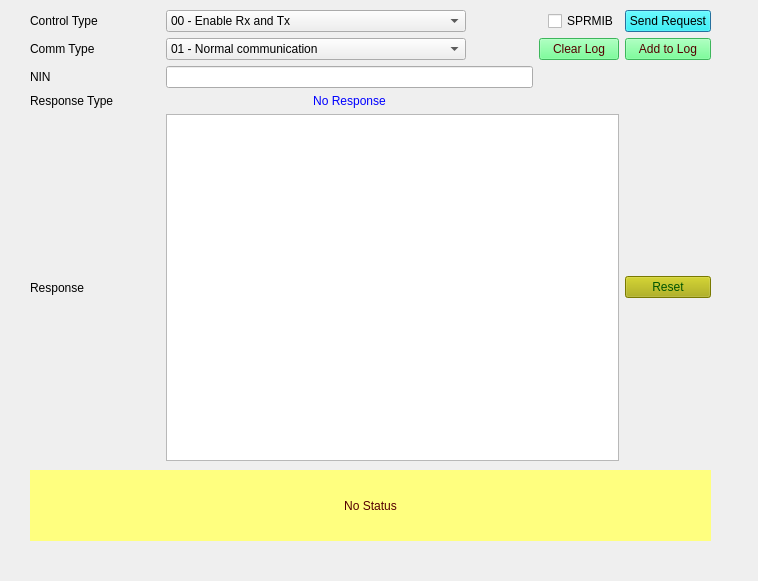
<?xml version="1.0" encoding="UTF-8"?>
<ui version="4.0">
 <class>Dialog</class>
 <widget class="QDialog" name="Dialog">
  <property name="geometry">
   <rect>
    <x>0</x>
    <y>0</y>
    <width>758</width>
    <height>581</height>
   </rect>
  </property>
  <property name="windowTitle">
   <string>Communication Control Service 28</string>
  </property>
  <widget class="QWidget" name="layoutWidget">
   <property name="geometry">
    <rect>
     <x>30</x>
     <y>10</y>
     <width>681</width>
     <height>451</height>
    </rect>
   </property>
   <layout class="QGridLayout" name="gridLayout">
    <property name="sizeConstraint">
     <enum>QLayout::SetNoConstraint</enum>
    </property>
    <item row="3" column="0">
     <widget class="QLabel" name="label_5">
      <property name="text">
       <string>Comm Type</string>
      </property>
     </widget>
    </item>
    <item row="4" column="1">
     <widget class="QLineEdit" name="lineEdit_NIN"/>
    </item>
    <item row="4" column="0">
     <widget class="QLabel" name="label_4">
      <property name="text">
       <string>NIN</string>
      </property>
     </widget>
    </item>
    <item row="3" column="1">
     <widget class="QComboBox" name="Communication_type">
      <property name="minimumSize">
       <size>
        <width>220</width>
        <height>0</height>
       </size>
      </property>
      <property name="maximumSize">
       <size>
        <width>300</width>
        <height>16777215</height>
       </size>
      </property>
      <property name="toolTip">
       <string>Select the Diag session to which you want ECU to move. If your session is not in list then contact admin</string>
      </property>
      <item>
       <property name="text">
        <string>01 - Normal communication</string>
       </property>
      </item>
      <item>
       <property name="text">
        <string>02 - Network Management</string>
       </property>
      </item>
      <item>
       <property name="text">
        <string>03 - Normal comm and network management</string>
       </property>
      </item>
     </widget>
    </item>
    <item row="5" column="0">
     <widget class="QLabel" name="label_2">
      <property name="minimumSize">
       <size>
        <width>130</width>
        <height>0</height>
       </size>
      </property>
      <property name="text">
       <string>Response Type</string>
      </property>
     </widget>
    </item>
    <item row="7" column="0">
     <widget class="QLabel" name="label_3">
      <property name="text">
       <string>Response</string>
      </property>
     </widget>
    </item>
    <item row="0" column="2" alignment="Qt::AlignRight">
     <widget class="QCheckBox" name="checkBox_suppressposmsg">
      <property name="toolTip">
       <string>If selected then Suppress Positive Response Message Indication bit will be set in Subfunction</string>
      </property>
      <property name="text">
       <string>SPRMIB</string>
      </property>
     </widget>
    </item>
    <item row="0" column="1">
     <widget class="QComboBox" name="Control_Type">
      <property name="minimumSize">
       <size>
        <width>220</width>
        <height>0</height>
       </size>
      </property>
      <property name="maximumSize">
       <size>
        <width>300</width>
        <height>16777215</height>
       </size>
      </property>
      <property name="toolTip">
       <string>Select the Diag session to which you want ECU to move. If your session is not in list then contact admin</string>
      </property>
      <item>
       <property name="text">
        <string>00 - Enable Rx and Tx</string>
       </property>
      </item>
      <item>
       <property name="text">
        <string>01 - Enable Rx and Disable Tx</string>
       </property>
      </item>
      <item>
       <property name="text">
        <string>02 - Disable Rx and Enable Tx</string>
       </property>
      </item>
      <item>
       <property name="text">
        <string>03 - Disable Rx and Tx</string>
       </property>
      </item>
      <item>
       <property name="text">
        <string>04 - Enable Rx and Disable Tx with Address Info</string>
       </property>
      </item>
      <item>
       <property name="text">
        <string>05 - Enable Rx and Tx  with Address Info</string>
       </property>
      </item>
     </widget>
    </item>
    <item row="5" column="1">
     <widget class="QLabel" name="label_ResType">
      <property name="autoFillBackground">
       <bool>false</bool>
      </property>
      <property name="styleSheet">
       <string notr="true">color: rgb(0, 0, 255);</string>
      </property>
      <property name="text">
       <string>No Response</string>
      </property>
      <property name="alignment">
       <set>Qt::AlignCenter</set>
      </property>
     </widget>
    </item>
    <item row="0" column="3">
     <widget class="QPushButton" name="pushButton_Send28Req">
      <property name="toolTip">
       <string>Sends the 10 service request to ECU</string>
      </property>
      <property name="styleSheet">
       <string notr="true">background-color: rgb(0, 255, 255);
border-color: rgb(0, 0, 0);
color: rgb(0, 0, 0);</string>
      </property>
      <property name="text">
       <string>Send Request</string>
      </property>
     </widget>
    </item>
    <item row="7" column="1" colspan="2">
     <widget class="QTextBrowser" name="textBrowser_Resp"/>
    </item>
    <item row="7" column="3">
     <widget class="QPushButton" name="pushButton_reset">
      <property name="styleSheet">
       <string notr="true">background-color: rgb(170, 170, 0);
font: 75 8pt &quot;MS Shell Dlg 2&quot;;
color: rgb(0, 85, 0);</string>
      </property>
      <property name="text">
       <string>Reset</string>
      </property>
     </widget>
    </item>
    <item row="0" column="0">
     <widget class="QLabel" name="label">
      <property name="text">
       <string>Control Type</string>
      </property>
     </widget>
    </item>
    <item row="3" column="2">
     <widget class="QPushButton" name="pushButton_clearLog">
      <property name="styleSheet">
       <string notr="true">background-color: rgb(85, 255, 127);
color: rgb(85, 0, 0);</string>
      </property>
      <property name="text">
       <string>Clear Log</string>
      </property>
     </widget>
    </item>
    <item row="3" column="3">
     <widget class="QPushButton" name="pushButton_appendLog">
      <property name="styleSheet">
       <string notr="true">background-color: rgb(85, 255, 127);
color: rgb(85, 0, 0);</string>
      </property>
      <property name="text">
       <string>Add to Log</string>
      </property>
     </widget>
    </item>
   </layout>
   <zorder>textBrowser_Resp</zorder>
   <zorder>label</zorder>
   <zorder>pushButton_reset</zorder>
   <zorder>label_3</zorder>
   <zorder>pushButton_Send28Req</zorder>
   <zorder>checkBox_suppressposmsg</zorder>
   <zorder>label_ResType</zorder>
   <zorder>label_2</zorder>
   <zorder>lineEdit_NIN</zorder>
   <zorder>label_4</zorder>
   <zorder>label_5</zorder>
   <zorder>Communication_type</zorder>
   <zorder>Control_Type</zorder>
   <zorder>pushButton_clearLog</zorder>
   <zorder>pushButton_appendLog</zorder>
  </widget>
  <widget class="QLabel" name="label_status">
   <property name="geometry">
    <rect>
     <x>30</x>
     <y>470</y>
     <width>681</width>
     <height>71</height>
    </rect>
   </property>
   <property name="styleSheet">
    <string notr="true">background-color: rgb(255, 255, 127);
color: rgb(85, 0, 0);
border-color: rgb(0, 0, 255);</string>
   </property>
   <property name="text">
    <string>No Status</string>
   </property>
   <property name="alignment">
    <set>Qt::AlignCenter</set>
   </property>
   <property name="wordWrap">
    <bool>true</bool>
   </property>
  </widget>
 </widget>
 <resources/>
 <connections/>
</ui>
